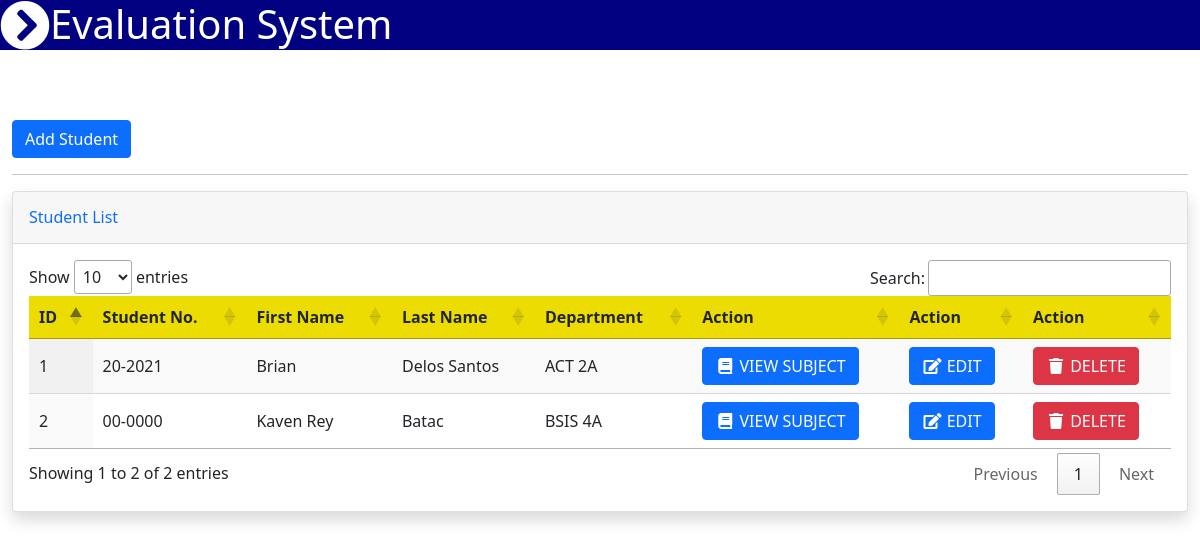
The page /student_list.php (signed in) on the database as committed earlier.
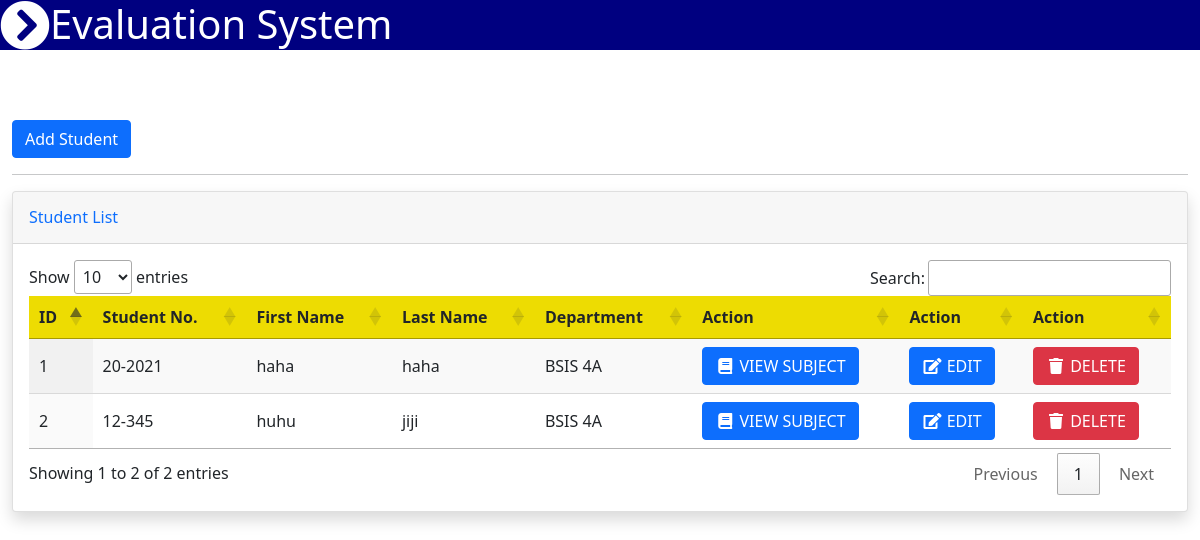
The same page on the database as committed later.
### tables this page shows
CREATE TABLE `students` (
  `id` int(30) NOT NULL,
  `studentno` varchar(30) NOT NULL,
  `username` varchar(255) NOT NULL,
  `firstname` varchar(255) NOT NULL,
  `lastname` varchar(255) NOT NULL,
  `usertype` varchar(30) NOT NULL,
  `password` varchar(255) NOT NULL,
  `view` varchar(30) NOT NULL,
  `department_id` int(30) NOT NULL
);

CREATE TABLE `department` (
  `id` int(30) NOT NULL,
  `course` varchar(30) NOT NULL,
  `year` int(30) NOT NULL,
  `section` varchar(30) NOT NULL
);

### student_list.php (the view, shortened to what this page needs)
<?php include_once'navbar.php'; ?>
<body>
<div class="container-fluid py-5 my-5">
    <button type="button" class="btn btn-primary" data-bs-toggle="modal" data-bs-target="#staticBackdrop">
    Add Student
    </button>
    <hr>
<div class="card shadow mb-4">
<div class="card-header py-3">
    <h6 class="m-0 font-weight-bold text-primary">Student List</h6>
</div>
<div class="card-body">
    <div class="table-responsive">
    <?php
    include_once'koneksyon.php';
    $qryview = "SELECT studentno, firstname, lastname, course, year, section, students.id as id FROM students INNER JOIN department ON department.id=students.department_id";
    $result = mysqli_query($koneksyon, $qryview);
    ?>
        <table class="display" id="myTable" width="100%" cellspacing="0">
            <thead style="background-color: #eddc02;">
                <tr>
                    <th>ID</th>
                    <th>Student No.</th>
                    <th>First Name</th>
                    <th>Last Name</th>
                    <th>Department</th>
                    <th>Action</th>
                    <th>Action</th>
                    <th>Action</th>
                </tr>
            </thead>
            <?php
            $no = 1;
            while($row = mysqli_fetch_array($result)) { ?>
                <tr>
                    <td><?php echo $no; ?></td>
                    <td><?php echo $row['studentno']; ?></td>
                    <td><?php echo $row['firstname']; ?></td>
                    <td><?php echo $row['lastname']; ?></td>
                    <td><?php echo $row['course']." ".$row['year'].$row['section']; ?></td>
                    <td><a type="button" class="btn btn-primary" href="student_info.php?id=<?php echo $row['id']; ?>"><span class="fa fa-fw fa-book"></span> VIEW SUBJECT</a></td>
                    <td><a type="button" class="btn btn-primary" href="viewedit.php?id=<?php echo $row['id']; ?>"><span class="fa fa-fw fa-edit"></span> EDIT</a></td>
                    <td><button class="btn btn-danger" type="button" onClick="deleteme(<?php echo $row['id']; ?>)" ><span class="fa fa-fw fa-trash"></span> DELETE</button></td>
                </tr>
            <?php $no++; } ?>
        </table>
    </div>
</div>
</div>
</div>
</body>

### navbar.php (shortened to what this page needs)
<?php
   if (isset($_SESSION['username']) && isset($_SESSION['id']))    { ?>
<head>
<link href="https://cdn.jsdelivr.net/npm/bootstrap@5.1.3/dist/css/bootstrap.min.css" rel="stylesheet">
<link rel="stylesheet" href="https://cdn.datatables.net/1.11.3/css/jquery.dataTables.min.css">
<link rel="stylesheet" type="text/css" href="css/fixed.css">
<link rel="stylesheet" href="https://use.fontawesome.com/releases/v5.15.4/css/all.css">
</head>
<body>
<header>
<?php if ($_SESSION['role'] == 'admin') { ?>
  <nav class="fixed-nav-bar">
    <div class="open" onclick="openSM()"><i class="fas fa-chevron-circle-right"></i></div>
    <h1 class="title">Evaluation System</h1>
  </nav>
<?php } ?> } <?php }else{
  header("location: index.php");
} ?>

### css/fixed.css (style rules this page uses)
.fixed-nav-bar { position: fixed; top: 0; left: 0; z-index: 1; width: 100%; height: 50px; background-color: #000080; }
.fixed-nav-bar .open { position: absolute; height: 50px; width: 50px; font-size: 50px; color: #ffffff; }
.title { padding-left: 50px; height: 50px; width: 100%; align-items: center; color: #ffffff;; }

Rows that differ between the two databases and show on the page:
removed students: studentno "20-2021", firstname "Brian", lastname "Delos Santos", department.course "ACT", department.year "2", department.section "A"
removed students: studentno "00-0000", firstname "Kaven Rey", lastname "Batac", department.course "BSIS", department.year "4", department.section "A"
added students: studentno "20-2021", firstname "haha", lastname "haha", department.course "BSIS", department.year "4", department.section "A"
added students: studentno "12-345", firstname "huhu", lastname "jiji", department.course "BSIS", department.year "4", department.section "A"
